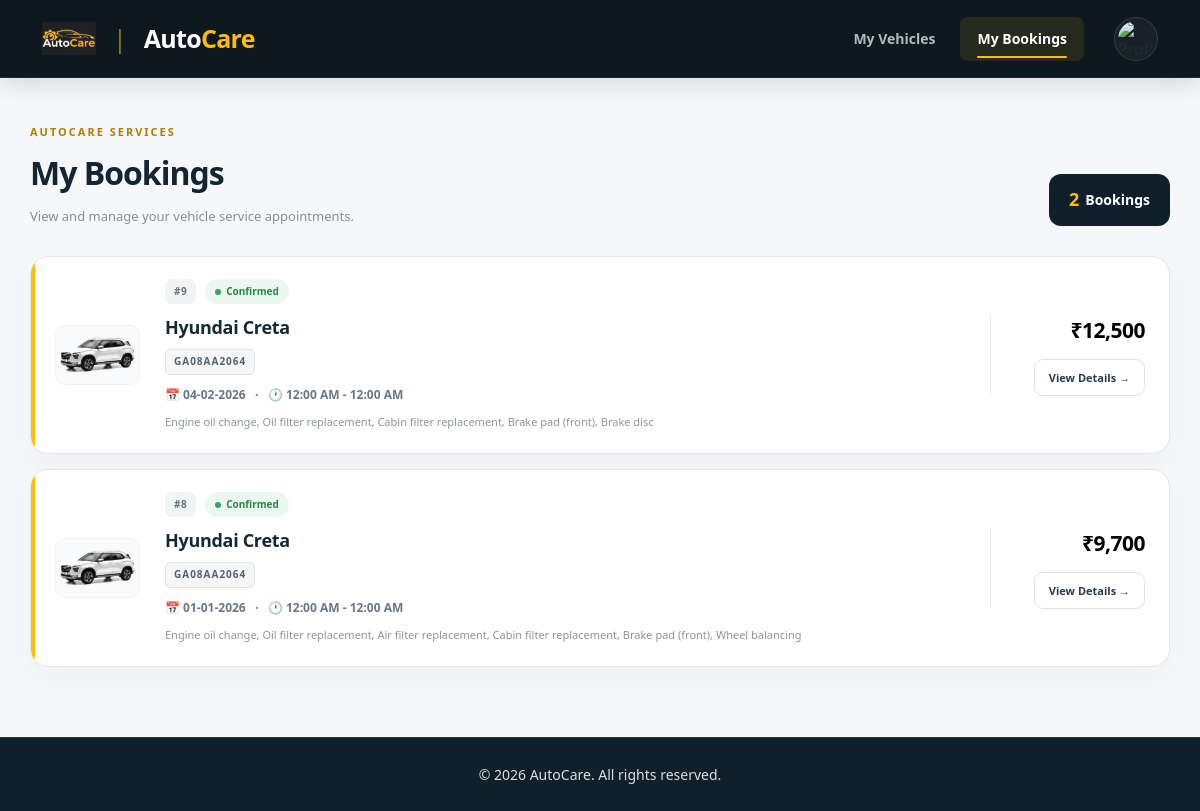
Before: /bookings.php (signed in) with the older database file.
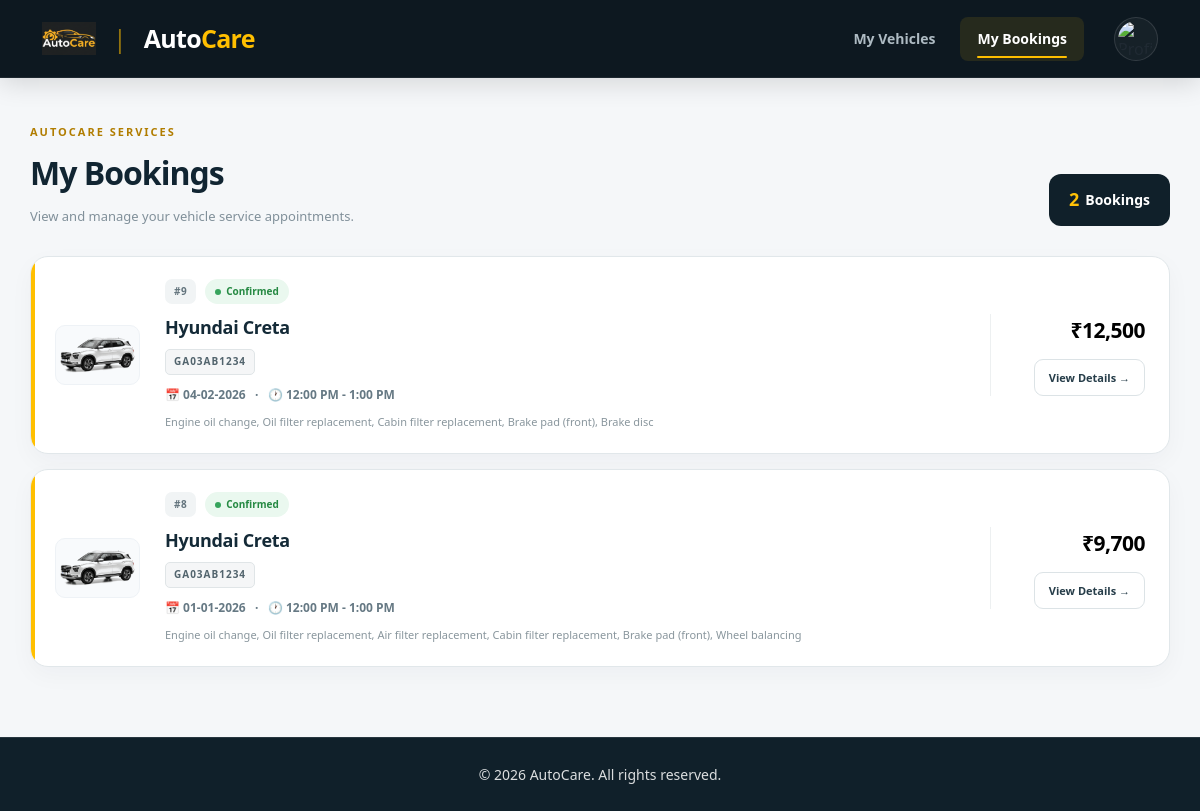
After: the same page with the newer database file.
### tables this page shows
CREATE TABLE `bookings` (
  `id` int(11) NOT NULL AUTO_INCREMENT,
  `user` varchar(100) DEFAULT NULL,
  `vehicle_id` int(11) DEFAULT NULL,
  `service_date` date DEFAULT NULL,
  `time_slot` varchar(50) DEFAULT NULL,
  `services` text DEFAULT NULL,
  `special_request` text DEFAULT NULL,
  `total` int(11) DEFAULT NULL,
  `advance` int(11) DEFAULT 500,
  `status` varchar(50) DEFAULT 'Confirmed',
  `created_at` timestamp NOT NULL DEFAULT current_timestamp(),
  PRIMARY KEY (`id`),
  KEY `user` (`user`),
  KEY `vehicle_id` (`vehicle_id`)
);

CREATE TABLE `vehicles` (
  `id` int(11) NOT NULL AUTO_INCREMENT,
  `user` varchar(100) DEFAULT NULL,
  `company` varchar(100) DEFAULT NULL,
  `model` varchar(100) DEFAULT NULL,
  `year` varchar(10) DEFAULT NULL,
  `fuel` varchar(50) DEFAULT NULL,
  `variant` varchar(150) DEFAULT NULL,
  `license_no` varchar(50) DEFAULT NULL,
  `kms` int(11) DEFAULT NULL,
  `last_service` date DEFAULT NULL,
  `created_at` timestamp NOT NULL DEFAULT current_timestamp(),
  `ownership_date` date DEFAULT NULL,
  `kms_last_service` int(11) DEFAULT NULL,
  PRIMARY KEY (`id`),
  KEY `user` (`user`)
);

### includes/auth.php (called while the page is built, shortened)
<?php
function current_username() {
    return $_SESSION['user'] ?? null;
}

### includes/vehicle_image.php (called while the page is built, shortened)
<?php
if (!function_exists('get_vehicle_image')) {
    function get_vehicle_image($company, $model = '', $fuel = '')
    {
        $c = strtolower(trim($company ?? ''));
        $m = strtolower(trim($model ?? ''));
        $combined = $c . ' ' . $m;
        if (
            strpos($c, 'hyundai') !== false ||
            strpos($m, 'creta') !== false ||
            strpos($m, 'venue') !== false ||
            strpos($m, 'alcazar') !== false ||
            strpos($m, 'exter') !== false
        ) {
            return 'creta.png';
        }
        return 'car-bg.png';
    }
}

### bookings.php (the view, shortened to what the changed rows need)
<?php
require_once("includes/db.php");
require_once("includes/auth.php");
require_once("includes/vehicle_image.php");
$user = current_username();
$stmt = $conn->prepare("
    SELECT b.*, v.company, v.model, v.license_no
    FROM bookings b
    LEFT JOIN vehicles v ON b.vehicle_id = v.id
    WHERE b.user = ?
    ORDER BY b.service_date DESC, b.id DESC
");
$stmt->bind_param("s", $user);
$stmt->execute();
$bookings = $stmt->get_result()->fetch_all(MYSQLI_ASSOC);
?>
<!DOCTYPE html>
<html lang="en">
<head>
<link rel="stylesheet" href="assets/css/style.css">
</head>
<body>
<?php include("includes/header_app.php"); ?>
<main class="bookings-page">
    <div class="bookings-header">
        <div class="bookings-heading">
            <h1>
                My Bookings
            </h1>
        </div>
    </div>
    <?php if (empty($bookings)) { ?>
        <div class="empty-state">
            <div class="empty-icon">
                +
            </div>
            <h3>
                No service bookings yet.
            </h3>
            <p>
                Once you book a service for one of your vehicles,
                your appointment details will appear here.
            </p>
            <a
                href="vehicles.php"
                class="primary-btn"
            >
                Go to My Vehicles →
            </a>
        </div>
    <?php } else { ?>
        <div class="bookings-list">
            <?php foreach ($bookings as $b) {
                $date_display =
                    !empty($b['service_date'])
                    ? (new DateTime($b['service_date']))->format("d-m-Y")
                    : "N/A";
                $slot_display = "N/A";
                if (!empty($b['time_slot'])) {
                    $parts =
                        explode("-", trim($b['time_slot']));
                    if (count($parts) === 2) {
                        $slot_display =
                            date("g:i A", strtotime($parts[0]))
                            . " - "
                            . date("g:i A", strtotime($parts[1]));
                    }
                }
                $status =
                    $b['status']
                    ?: 'Confirmed';
                $status_lower =
                    strtolower($status);
                $status_class =
                    $status_lower === 'confirmed'
                    ? 'status-good'
                    : (
                        $status_lower === 'cancelled'
                        ? 'status-bad'
                        : 'status-moderate'
                    );
                $b_img = get_vehicle_image($b['company'] ?? '', $b['model'] ?? '');
                $vehicle_name = trim(($b['company'] ?? '') . ' ' . ($b['model'] ?? '')) ?: 'Vehicle unavailable';
            ?>
                <article class="booking-card">
                    <div style="width: 85px; height: 60px; flex-shrink: 0; background: #f8fafc; border-radius: 10px; display: flex; align-items: center; justify-content: center; padding: 4px; border: 1px solid #eef2f6;">
                        <img src="assets/images/<?= htmlspecialchars($b_img) ?>" alt="<?= htmlspecialchars($vehicle_name) ?>" style="max-width: 100%; max-height: 100%; object-fit: contain;">
                    </div>
                    <div class="booking-card-main">
                        <div class="booking-card-top">
                            <span class="booking-id-tag">
                                #<?= (int)$b['id'] ?>
                            </span>
                            <span
                                class="<?= $status_class ?> booking-status-pill"
                            >
                                <?= htmlspecialchars($status) ?>
                            </span>
                        </div>
                        <h3>
                            <?= htmlspecialchars($vehicle_name) ?>
                        </h3>
                        <?php if (!empty($b['license_no'])) { ?>
                            <p class="vehicle-plate">
                                <?= htmlspecialchars(
                                    $b['license_no']
                                ) ?>
                            </p>
                        <?php } ?>
                        <p class="booking-meta">
                            📅 <?= $date_display ?>
                            &nbsp; · &nbsp;
                            🕐 <?= $slot_display ?>
                        </p>
                        <?php if (!empty($b['services'])) { ?>
                            <p class="booking-services">
                                <?= htmlspecialchars(
                                    $b['services']
                                ) ?>
                            </p>
                        <?php } ?>
                    </div>
                    <div class="booking-card-side">
                        <div class="booking-amount">
                            ₹<?= number_format(
                                (int)$b['total']
                            ) ?>
                        </div>
                        <a
                            href="confirmation.php?id=<?= (int)$b['id'] ?>"
                            class="ghost-btn small"
                        >
                            View Details →
                        </a>
                    </div>
                </article>
            <?php } ?>
        </div>
    <?php } ?>
</main>
</body>
</html>

Changed rows visible on the page:
changed bookings id 9: vehicle.license_no "GA08AA2064" → "GA03AB1234"; time_slot "12:00 AM - 12:00 AM" → "12:00 PM - 1:00 PM"
changed bookings id 8: vehicle.license_no "GA08AA2064" → "GA03AB1234"; time_slot "12:00 AM - 12:00 AM" → "12:00 PM - 1:00 PM"
